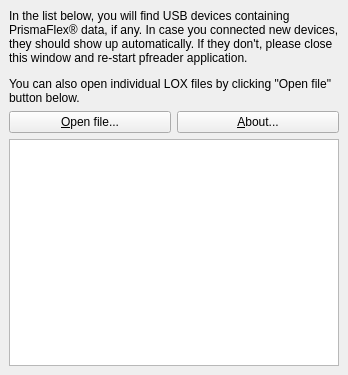
<?xml version="1.0" encoding="UTF-8"?>
<ui version="4.0">
 <class>MainWindow</class>
 <widget class="QMainWindow" name="MainWindow">
  <property name="geometry">
   <rect>
    <x>0</x>
    <y>0</y>
    <width>348</width>
    <height>375</height>
   </rect>
  </property>
  <property name="windowTitle">
   <string>pfreader-gui 0.0.3</string>
  </property>
  <widget class="QWidget" name="centralwidget">
   <layout class="QGridLayout" name="gridLayout_2">
    <item row="0" column="0">
     <layout class="QGridLayout" name="gridLayout">
      <item row="1" column="1">
       <widget class="QPushButton" name="aboutButton">
        <property name="text">
         <string>&amp;About...</string>
        </property>
       </widget>
      </item>
      <item row="2" column="0" colspan="2">
       <widget class="QTreeView" name="treeView"/>
      </item>
      <item row="1" column="0">
       <widget class="QPushButton" name="openFileButton">
        <property name="text">
         <string>&amp;Open file...</string>
        </property>
        <property name="icon">
         <iconset theme="document-open">
          <normaloff>.</normaloff>.</iconset>
        </property>
       </widget>
      </item>
      <item row="0" column="0" colspan="2">
       <widget class="QLabel" name="label">
        <property name="text">
         <string>&lt;html&gt;&lt;head/&gt;&lt;body&gt;&lt;p&gt;In the list below, you will find USB devices containing PrismaFlex® data, if any. In case you connected new devices, they should show up automatically. If they don't, please close this window and re-start pfreader application. &lt;/p&gt;&lt;p&gt;You can also open individual LOX files by clicking &amp;quot;Open file&amp;quot; button below. &lt;/p&gt;&lt;/body&gt;&lt;/html&gt;</string>
        </property>
        <property name="textFormat">
         <enum>Qt::RichText</enum>
        </property>
        <property name="wordWrap">
         <bool>true</bool>
        </property>
       </widget>
      </item>
     </layout>
    </item>
   </layout>
  </widget>
  <widget class="QMenuBar" name="menubar">
   <property name="geometry">
    <rect>
     <x>0</x>
     <y>0</y>
     <width>348</width>
     <height>22</height>
    </rect>
   </property>
  </widget>
 </widget>
 <resources/>
 <connections/>
</ui>
